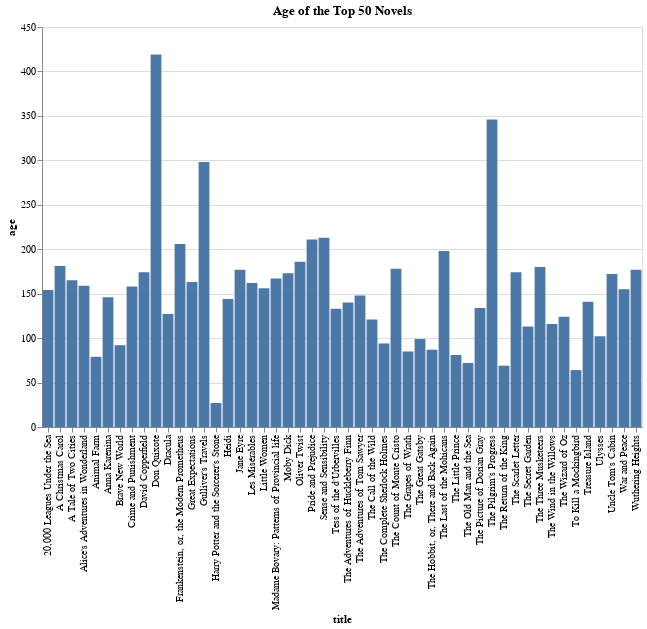

Notebook code cell kept with this figure:
### Markdown cell above
## The age of the top 50 novels ##

### Code cell
import altair as alt

# Select the top 50 novels
top_50_df = df.head(50)

# Create the Altair chart
chart = alt.Chart(top_50_df).mark_bar().encode(
).properties(
    title='Age of the Top 50 Novels',
    width=600,
    height=400
)
# Calculate the age of the novels
top_50_df['age'] = 2024 - top_50_df['pub_year']

# Update the encoding of the chart
chart = chart.encode(
    x='title',
    y='age'
)

# Show the updated chart
chart.show()
chart = chart.configure_axisX(
    labelAngle=45,
    labelFontSize=12
)
